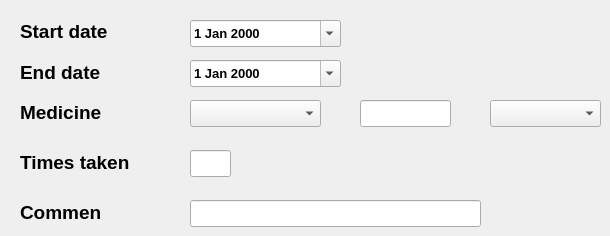
    <widget class="QWidget" name="tabMedicine">
     <attribute name="title">
      <string>Medicines</string>
     </attribute>
     <widget class="QLabel" name="lblMedicinesEndDate">
      <property name="geometry">
       <rect>
        <x>20</x>
        <y>60</y>
        <width>91</width>
        <height>24</height>
       </rect>
      </property>
      <property name="font">
       <font>
        <pointsize>14</pointsize>
        <bold>true</bold>
       </font>
      </property>
      <property name="text">
       <string>End date</string>
      </property>
     </widget>
     <widget class="QComboBox" name="cboMedicinesMedicine">
      <property name="geometry">
       <rect>
        <x>190</x>
        <y>100</y>
        <width>131</width>
        <height>27</height>
       </rect>
      </property>
      <property name="font">
       <font>
        <pointsize>14</pointsize>
        <bold>true</bold>
       </font>
      </property>
     </widget>
     <widget class="QLabel" name="lblMedicinesMedicine">
      <property name="geometry">
       <rect>
        <x>20</x>
        <y>100</y>
        <width>91</width>
        <height>24</height>
       </rect>
      </property>
      <property name="font">
       <font>
        <pointsize>14</pointsize>
        <bold>true</bold>
       </font>
      </property>
      <property name="text">
       <string>Medicine</string>
      </property>
     </widget>
     <widget class="QComboBox" name="cboMedicinesUnit">
      <property name="geometry">
       <rect>
        <x>490</x>
        <y>100</y>
        <width>111</width>
        <height>27</height>
       </rect>
      </property>
      <property name="font">
       <font>
        <pointsize>14</pointsize>
        <bold>true</bold>
       </font>
      </property>
     </widget>
     <widget class="QLineEdit" name="txtMedicinesDosage">
      <property name="geometry">
       <rect>
        <x>360</x>
        <y>100</y>
        <width>91</width>
        <height>27</height>
       </rect>
      </property>
      <property name="font">
       <font>
        <pointsize>12</pointsize>
        <bold>true</bold>
       </font>
      </property>
     </widget>
     <widget class="QLineEdit" name="txtMedicinesTimesTaken">
      <property name="geometry">
       <rect>
        <x>190</x>
        <y>150</y>
        <width>41</width>
        <height>27</height>
       </rect>
      </property>
      <property name="font">
       <font>
        <pointsize>12</pointsize>
        <bold>true</bold>
       </font>
      </property>
     </widget>
     <widget class="QLabel" name="lblMedicinesTimesTaken">
      <property name="geometry">
       <rect>
        <x>20</x>
        <y>150</y>
        <width>111</width>
        <height>24</height>
       </rect>
      </property>
      <property name="font">
       <font>
        <pointsize>14</pointsize>
        <bold>true</bold>
       </font>
      </property>
      <property name="text">
       <string>Times taken</string>
      </property>
     </widget>
     <widget class="QLabel" name="lblMediconesComment">
      <property name="geometry">
       <rect>
        <x>20</x>
        <y>200</y>
        <width>81</width>
        <height>24</height>
       </rect>
      </property>
      <property name="font">
       <font>
        <pointsize>14</pointsize>
        <bold>true</bold>
       </font>
      </property>
      <property name="text">
       <string>Comment</string>
      </property>
     </widget>
     <widget class="QLineEdit" name="txtMedicinesComment">
      <property name="geometry">
       <rect>
        <x>190</x>
        <y>200</y>
        <width>291</width>
        <height>27</height>
       </rect>
      </property>
      <property name="font">
       <font>
        <pointsize>12</pointsize>
        <bold>true</bold>
       </font>
      </property>
     </widget>
     <widget class="QLabel" name="lblMedicinesStartDate">
      <property name="geometry">
       <rect>
        <x>20</x>
        <y>20</y>
        <width>101</width>
        <height>23</height>
       </rect>
      </property>
      <property name="font">
       <font>
        <pointsize>14</pointsize>
        <bold>true</bold>
       </font>
      </property>
      <property name="text">
       <string>Start date</string>
      </property>
     </widget>
     <widget class="QDateEdit" name="medicineStartDateEdit">
      <property name="geometry">
       <rect>
        <x>190</x>
        <y>20</y>
        <width>151</width>
        <height>27</height>
       </rect>
      </property>
      <property name="font">
       <font>
        <pointsize>10</pointsize>
        <bold>true</bold>
       </font>
      </property>
      <property name="buttonSymbols">
       <enum>QAbstractSpinBox::NoButtons</enum>
      </property>
      <property name="calendarPopup">
       <bool>true</bool>
      </property>
     </widget>
     <widget class="QDateEdit" name="medicineEndDateEdit">
      <property name="geometry">
       <rect>
        <x>190</x>
        <y>60</y>
        <width>151</width>
        <height>27</height>
       </rect>
      </property>
      <property name="font">
       <font>
        <pointsize>10</pointsize>
        <bold>true</bold>
       </font>
      </property>
      <property name="buttonSymbols">
       <enum>QAbstractSpinBox::NoButtons</enum>
      </property>
      <property name="calendarPopup">
       <bool>true</bool>
      </property>
     </widget>
    </widget>
